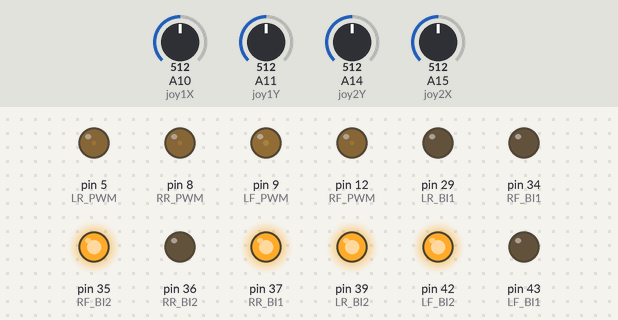
Bench run of a sketch on a simulated Arduino Mega 2560, built with avr-gcc and run on an emulated ATmega2560. Shown: output pins drawn as LEDs (lit = HIGH). Inputs (shaded band) come from the test bench; at power-on: A10 (joy1X) = 512, A11 (joy1Y) = 512, A15 (joy2X) = 512, A14 (joy2Y) = 512.

Above: at 1.2 s.
1.3 s: A10 (joy1X) set to 716
At 2.1 s:
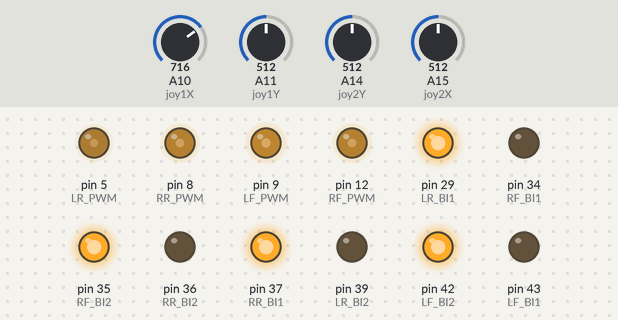
2.8 s: A11 (joy1Y) set to 716
At 3.2 s:
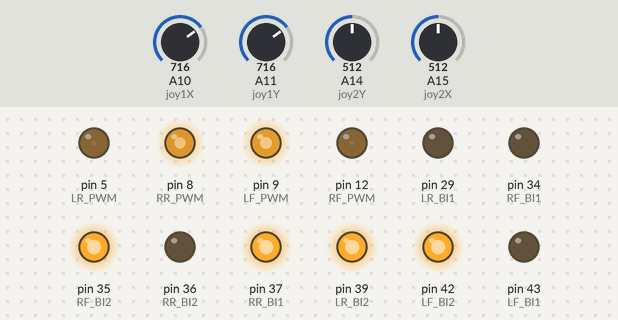
4.3 s: A15 (joy2X) set to 716
At 5.5 s:
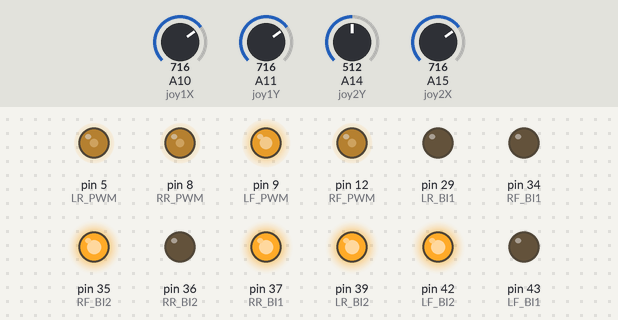
5.8 s: A10 (joy1X) set to 987
At 6.7 s:
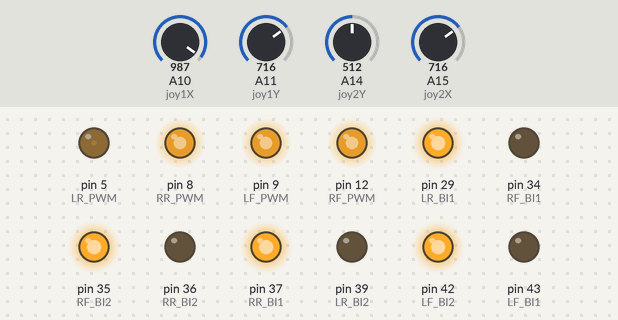
7.3 s: A11 (joy1Y) set to 987
At 7.9 s:
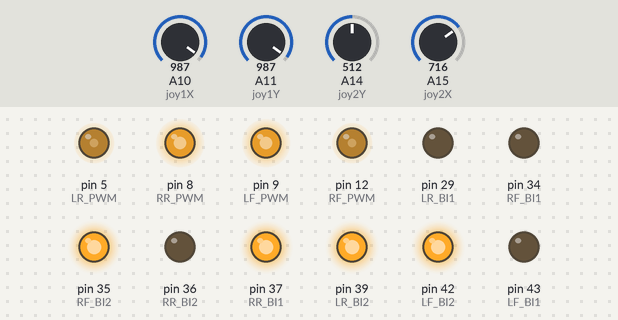
8.8 s: A15 (joy2X) set to 987
At 10.2 s:
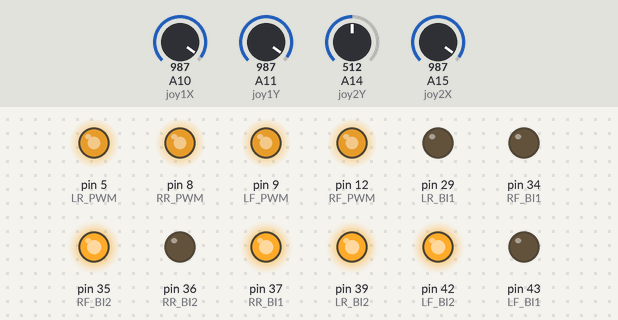
Timing chart, 0 to 11.3 s (numbered marks = the images above; inputs shaded):
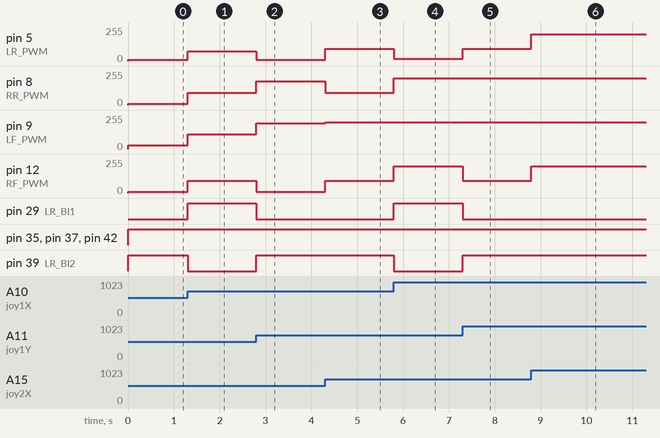

The sketch:

Car_2.0.ino
```cpp
#define joy1X A10
#define joy1Y A11
#define joy2X A15
#define joy2Y A14

#define RF_BI1 34
#define RF_BI2 35
#define RF_PWM 12

#define RR_BI1 37
#define RR_BI2 36
#define RR_PWM 8

#define LF_BI1 43
#define LF_BI2 42
#define LF_PWM 9

#define LR_BI1 29
#define LR_BI2 39
#define LR_PWM 5

int x1=0,y1=0,x2=0,y2=0;
int middle_x1=477, middle_y1=490, middle_x2=497, middle_y2=483;
int max=977;
int min=0;

void controlRF(int BI1,int BI2,int speed){
  if (speed >= 0) {
    digitalWrite(RF_BI1, BI1);
    digitalWrite(RF_BI2, BI2);
    analogWrite(RF_PWM, speed);
  }
  else if (speed < 0) {
    digitalWrite(RF_BI1, BI2);
    digitalWrite(RF_BI2, BI1);
    analogWrite(RF_PWM, abs(speed));
  }
}

void controlLF(int BI2,int BI1,int speed){
  if (speed >= 0) {
    digitalWrite(LF_BI1, BI1);
    digitalWrite(LF_BI2, BI2);
    analogWrite(LF_PWM, speed);
  }
  else if (speed < 0) {
    digitalWrite(LF_BI1, BI2);
    digitalWrite(LF_BI2, BI1);
    analogWrite(LF_PWM, abs(speed));
  }
}

void controlRR(int BI1,int BI2,int speed){
  if (speed >= 0) {
    digitalWrite(RR_BI1, BI1);
    digitalWrite(RR_BI2, BI2);
    analogWrite(RR_PWM, speed);
  }
  else if (speed < 0) {
    digitalWrite(RR_BI1, BI2);
    digitalWrite(RR_BI2, BI1);
    analogWrite(RR_PWM, abs(speed));
  }
}

void controlLR(int BI2,int BI1,int speed){
  if (speed >= 0) {
    digitalWrite(LR_BI1, BI1);
    digitalWrite(LR_BI2, BI2);
    analogWrite(LR_PWM, speed);
  }
  else if (speed < 0) {
    digitalWrite(LR_BI1, BI2);
    digitalWrite(LR_BI2, BI1);
    analogWrite(LR_PWM, abs(speed));
  }
}

void setup() {
  pinMode(RF_PWM,OUTPUT);
  pinMode(RR_PWM,OUTPUT);
  pinMode(LF_PWM,OUTPUT);
  pinMode(LR_PWM,OUTPUT);

  pinMode(RF_BI1,OUTPUT);
  pinMode(RF_BI2,OUTPUT);
  pinMode(RR_BI1,OUTPUT);
  pinMode(RR_BI2,OUTPUT);
  pinMode(LF_BI1,OUTPUT);
  pinMode(LF_BI2,OUTPUT);
  pinMode(LR_BI1,OUTPUT);
  pinMode(LR_BI2,OUTPUT);
}

void loop() {
  x1 = analogRead(joy1X);
  y1 = analogRead(joy1Y);
  x2 = analogRead(joy2X);
  y2 = analogRead(joy2Y);

  int speed_y1 = map(y1, min, max, -200, 200);
  int speed_x1 = map(x1, min, max, -200, 200);
  int speed_x2 = map(x2, min, max, -200, 200);

  int speed_1  = speed_y1 + speed_x1;
  int speed_2  = speed_y1 - speed_x1;

  int speed_RF = speed_2 - speed_x2;
  int speed_RR = speed_1 - speed_x2;
  int speed_LF = speed_1 + speed_x2;
  int speed_LR = speed_2 + speed_x2;

  controlRF(1, 0, constrain(speed_RF, -200, 200));
  controlRR(1, 0, constrain(speed_RR, -200, 200));
  controlLF(1, 0, constrain(speed_LF, -200, 200));
  controlLR(1, 0, constrain(speed_LR, -200, 200));
}
```

Measured:
- after the input at 1.3 s, pin 5 (LR_PWM): 9/255 → 75/255 at once; pin 8 (RR_PWM), pin 12 (RF_PWM): 9/255 → 93/255 at once; pin 9 (LF_PWM): 27/255 → 111/255 at once; pin 29 (LR_BI1): LOW → HIGH at once; pin 39 (LR_BI2): HIGH → LOW at once
- after the input at 2.8 s, pin 5 (LR_PWM): 75/255 → 9/255 at once; pin 8 (RR_PWM): 93/255 → 177/255 at once; pin 9 (LF_PWM): 111/255 → 195/255 at once; pin 12 (RF_PWM): 93/255 → 9/255 at once; pin 29 (LR_BI1): HIGH → LOW at once
- after the input at 4.3 s, pin 5 (LR_PWM), pin 12 (RF_PWM): 9/255 → 93/255 at once; pin 8 (RR_PWM): 177/255 → 93/255 at once; pin 9 (LF_PWM): 195/255 → 200/255 at once
- after the input at 5.8 s, pin 5 (LR_PWM): 93/255 → 18/255 at once; pin 8 (RR_PWM), pin 12 (RF_PWM): 93/255 → 200/255 at once; pin 29 (LR_BI1): LOW → HIGH at once; pin 39 (LR_BI2): HIGH → LOW at once
- after the input at 7.3 s, pin 5 (LR_PWM): 18/255 → 93/255 at once; pin 12 (RF_PWM): 200/255 → 93/255 at once; pin 29 (LR_BI1): HIGH → LOW at once; pin 39 (LR_BI2): LOW → HIGH at once
- after the input at 8.8 s, pin 5 (LR_PWM), pin 12 (RF_PWM): 93/255 → 200/255 at once
